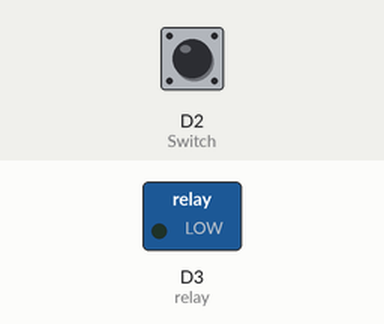
Bench run of a sketch on a simulated ESP8266 (NodeMCU). Shown: switched loads named in the sketch (green lamp = pin HIGH). Inputs (shaded band) come from the test bench; at power-on: D2 (Switch) LOW. WiFi joins after 1.5 s; servers stay silent unless stated; web services answer with replies made up by the test bench; not simulated (calls return 0 or success): WiFiClientSecureAxTLS.h; what the sketch prints to the serial monitor is not drawn.

Above: at 2.7 s.
2.8 s: D2 (Switch) pulled HIGH for 0.15 s
At 4.0 s:
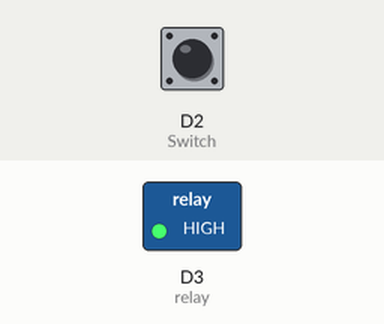
5.9 s: D2 (Switch) pulled HIGH for 3.2 s
At 14.0 s:
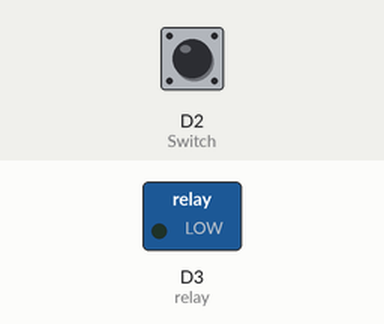
Timing chart, 0 to 15.5 s (numbered marks = the images above; inputs shaded):
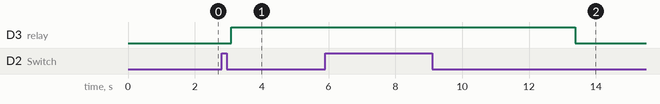

The sketch:

SW_cannot_off.ino
```cpp
#include <ESP8266WiFi.h>
#include <WiFiClientSecureAxTLS.h>
void Line_Notify(String message) ;

#define WIFI_SSID "wasanfern" // ชื่อไวไฟ
#define WIFI_PASSWORD "2317012345"//รหัสผ่านไวไฟ

// Line token
#define LINE_TOKEN "UAsdAKjCdCamsmQXGwIXGrZTzc41EHQPfe1oToO1jUW"// ไลน์token
#define Switch D2 //สวิทช์
#define relay D3 //รีเลย์
String message = "ช่วยด้วยอันตราย"; // เขียนข้อความที่ต้องการ

void setup() {
  pinMode(Switch, INPUT);
  pinMode(relay, OUTPUT);
  Serial.begin(9600);
  digitalWrite(relay,LOW);
  WiFi.mode(WIFI_STA);
  // connect to wifi.
  WiFi.begin(WIFI_SSID, WIFI_PASSWORD);
  Serial.print("connecting");

  while (WiFi.status() != WL_CONNECTED) {
    Serial.print(".");
    delay(500);
  }
  Serial.println();
  Serial.print("connected: ");
  Serial.println(WiFi.localIP());
}

void loop() {
  if (digitalRead(Switch) == HIGH) {
//    while(digitalRead(Switch) == HIGH){
//   delay(10);
   Serial.println("Enter !");
   Line_Notify(message); //ฟังชั่นที่ใช้ในการส่ง
   delay(10);
   digitalWrite(relay,HIGH); //ไซเรนทำงาน
   delay(5000);// เวลาที่ตั้งให้ไซเรนดัง 5000= 5 วินาที
  }
  else
  {
   digitalWrite(relay,LOW); //ไซเรนหยุดทำงาน
  }
 }


void Line_Notify(String message) {
  axTLS::WiFiClientSecure client; // กรณีขึ้น Error ให้ลบ axTLS:: ข้างหน้าทิ้ง

  if (!client.connect("notify-api.line.me", 443)) {
    Serial.println("connection failed");
    return;
  }

  String req = "";
  req += "POST /api/notify HTTP/1.1\r\n";
  req += "Host: notify-api.line.me\r\n";
  req += "Authorization: Bearer " + String(LINE_TOKEN) + "\r\n";
  req += "Cache-Control: no-cache\r\n";
  req += "User-Agent: ESP8266\r\n";
  req += "Connection: close\r\n";
  req += "Content-Type: application/x-www-form-urlencoded\r\n";
  req += "Content-Length: " + String(String("message=" + message).length()) + "\r\n";
  req += "\r\n";
  req += "message=" + message;
  // Serial.println(req);
  client.print(req);

  delay(20);

  // Serial.println("-------------");
  while(client.connected()) {
    String line = client.readStringUntil('\n');
    if (line == "\r") {
      break;
    }
  }
}
```

Measured:
- after the input at 2.8 s, D3 (relay): LOW → HIGH after 0.29 s
- after the input at 5.9 s, D3 (relay): HIGH → LOW after 7.5 s instead of 2.2 s
